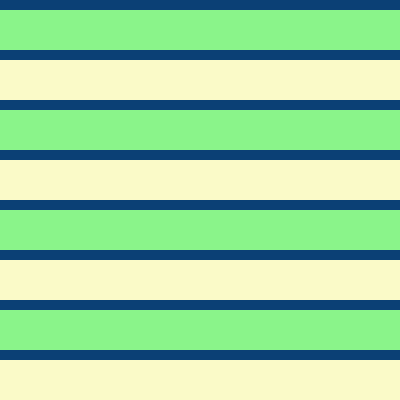
Frame 1 (no input)
Frame 60 (the mouse pressed at the canvas centre just before this capture): identical to frame 1, image omitted
Frame 120 (the mouse held since frame 60 and released just before this capture): identical to frame 1, image omitted

The Processing sketch that drew this single still picture (run headless with seeded random() and noise(); from frame 60 on, the mouse is pressed at the canvas centre):

// Processing sketch: Textile
// ── Textile.pde
int num_bands = 40;
int band_height;

void setup()
{
  size(400,400);
  band_height = height/num_bands;
  smooth();
}

void draw()
{
  background (255);
  noStroke();
  for(int i=0; i <num_bands; i++)
  {
    if(i%band_height==0 || i%band_height == band_height/2)
    {
    fill(11,64,117);
    }else if (i%band_height < band_height/2)
    {
    fill(138, 244, 138);
    }else
    {
      fill (250, 250, 200);
    }
    rect(0, i*band_height, width, (i+1)*band_height);
  }
}
